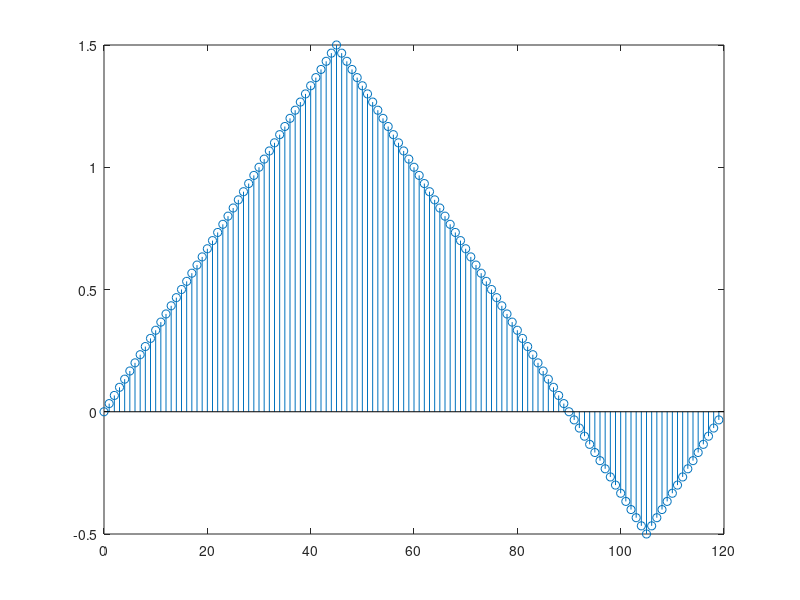
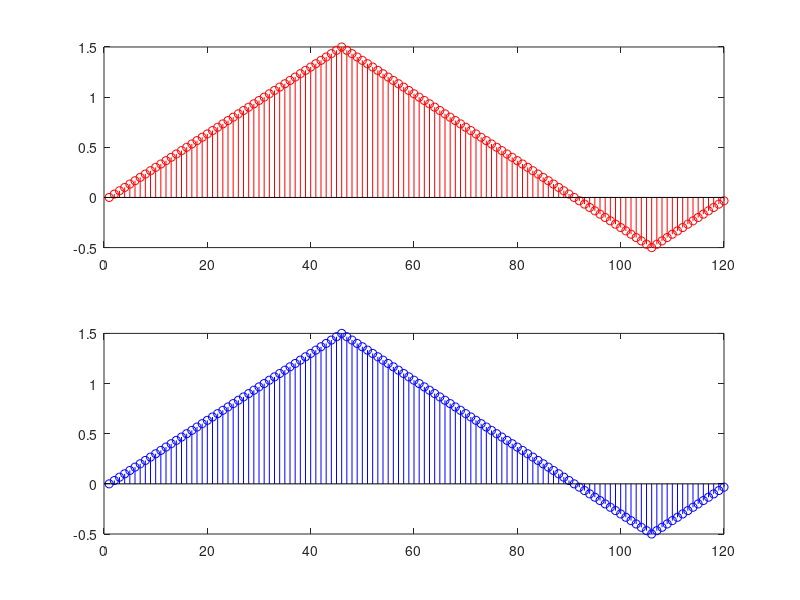
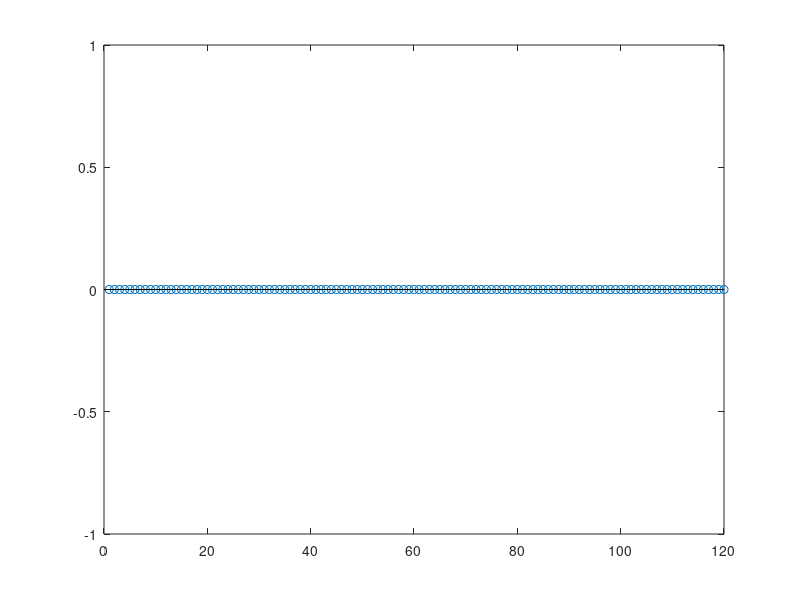
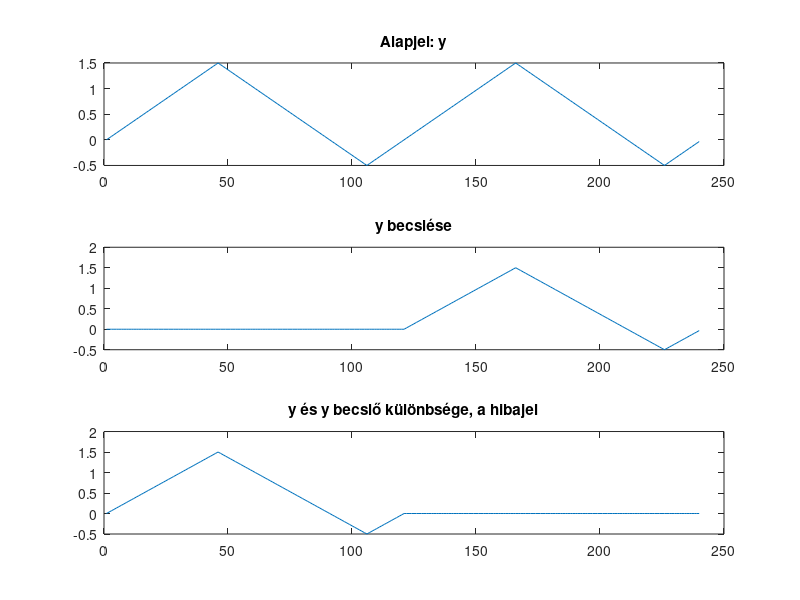

The MATLAB script that drew these images, in order:
%%% Hajnal Máté Méréselmélet 2 hf %%%
% N=60,jel:B2 %
clc
clear all
close all

% Paraméterek
N=120;

%%% 1. feladat %%%
% A bázis
c=zeros(N,N);
for k=1:N
    c(k,:)=(exp(1j*2*pi/(N/(k-1))*(0:N-1)));
end
% A reciprokbázis
%for k=1:N
%    g(k,:)=(1/N)*exp(-i*2*pi*k/N*(0:N-1));
%end
g=inv(c');

% Ellenőrzés: g*c' == I(N) ? %
check=g*c';
diff=check-eye(N);
if (max(max(abs(diff))) > 10^-10)
    disp([char(10),'g*c_transzp != I(N)  --> Érvénytelen bázis-reciprokbázis rendszer']);
else
    disp([char(10),'g*c_transzp = I(N) --> Érvényes bázisok.']);
end

% Ortogonalitás ellenőrzése. 
if (diff*(c*c')) < 1e-10
    disp([char(10),'A bazis ortogonalis.']);
else   
    disp([char(10),'Hibas bazis!']);
end
if (diff*(g*g')) < 1e-10
    disp([char(10),'A reciprokbazis ortogonalis.']);    
else
    disp([char(10),'Hibas reciprokbazis!']);
end
% Tehát a feltételek teljesülnek.

%%% 2. feladat %%%
% Aszimmetrikus háromszögjel előállítása 0,5-ös egyenkomponenssel
% Megkreálva a jelet:
%for k=1:((N/4))
%    y(k)=0+(1/15)*k;            % 0-tól 1-ig, felfutó él negyed periódusig
%end
%for k=1:((N/2))
%    y((N/4)+k)=1-(1/15)*k;      % 1-től -1-ig lefutó él fél periódusig
%end
%for k=1:((N/4))
%    y((N*3/4)+k)=-1+(1/15)*k;   % -1-től 0-ig felfutó él negyed periódusig
%end
%y=y+0.5;                        % DC eltolás
%figure(1);
%stem(1:N,y);
%figure(2);
%plot(1:N,y);

%Használva a sawtooth függvényt:
t=0:1:N-1;
y = sawtooth((t+15)*2*pi/N,0.5)+0.5;
figure(1);
stem(t,y);

% Súlytényező meghatározása reciprokbázissal (jegyzet (202). képlet)
x=g*y';
disp(x);
% Ellenőrzés
y_check=c'*x;

figure(2);                      %Az eredeti- és a súlytényezőkből előállított jel
subplot(2,1,1); 
stem(y,'r');
subplot(2,1,2);
stem(real(y_check),'b');
% A két függvény valóban megyegyezik

%%% 3.feladat %%%
% Becslők előállítása (jegyzet (195) képlet) %%
x_b = zeros(N,1);          
for k = 1:N                  
    x_b = x_b + g(:,k)*y(k);     %súlyok becslése
end

% A hibarendszer 
x_delta=x-x_b;
figure(3)
stem(x_delta);

%%% 4.feladat %%%
% Két periódus előállítása
y2=[y y];
% Bázis és reciprok bázis bővítése 2N-re
c2=[c;c]';
g2=[g g];     
x2_b=zeros(N,length(y2));
y2_b=zeros(size(y2));

% A keresett becslő vektorok
for i = 1:1:length(y2)
    y2_b(i)= x2_b(:,i)' * N*g2(:,mod(i-1,N) + 1);
    x2_b(:,i+1)= (y2(i)-y2_b(i)) * g2(:,mod(i-1,N) + 1)+ x2_b(:,i);  
end
% A hiba
y2_delta = y2(1:end)-real(y2_b(1:end));
figure(4)
subplot(3,1,1); plot(y2); title('Alapjel: y');
subplot(3,1,2); plot(real(y2_b)); title('y becslése');
subplot(3,1,3); plot(y2_delta); title('y és y becslő különbsége, a hibajel');

%%% 5.feladat %%%
%Zajgenerátor: Gauss eloszlású rendszerzaj+megfigyelési zaj 
sigma_sys=1;             %A zajok szórásai állítható paraméterek
sigma_obs=1;
mu_noise=0;              %A zaj várható értéke
%normrnd függvénnyel normál eloszlású jel generálása
noise_sys = normrnd(mu_noise,sigma_sys,N,1); 
noise_obs = normrnd(mu_noise,sigma_obs,N,1);

%%% 6.feladat %%%
% A jelanalizátor Kalman-prediktorrá alakítása
% Jegyzet: 8.ea/5.oldal (175) és környéke,
% illetve 34. ábra
%
% A rendszermodell: x(n+1)=Ax(n)+w(n)
% A megfigyelés: y(n)=Cx(n)+n(n)
% ,ahol A - A rendszermátrix
%       C - a megfigyelési mátrix
%
% A Kálmán prediktor egyenletei:
% X_b(n+1)= A*X_b(n)+G(n)*(y(n)-C*X_b(n))
% G(n)=A*P(n)*C'*[C*P(n)*C'+R(n)]^-1
% P(n+1)=(A-G(n)*C)*P(n)*A'+Q(n)
% 
%  ,ahol 
%  P - a paraméterbecslés "kovariancia" mátrixa
%  G - a prediktor erősítése
%  Q, R - korrekciós mátrixok
%   ,ahol
%    Q=E{w(n)*w(n)'}
%    R=E{n(n)*n(n)'}  
%     ,ahol n - megfigyelési zaj 
%           w - rendszerzaj


%Q és R előállítása
%Q=noise_sys*noise_sys';
%R=noise_obs*noise_obs';

%Az A mátrix előállítása: főátlóban zm elemek, máshol nulla
%m = 0:N-1; 
%zm = exp((2*pi*m * 1j)/N);
%A = diag(zm);

%Kicsatolás mátrixa: csupa 1-es
%C = ones(N,N);
%G = inv(c');

%X becslő init
%X_b=zeros(N,N);

%Paraméterbecslő mátrix (nulladik)
%P=zeros(N);
%P=(A-G*C)*P*A'+Q;

%Kálmán prediktor:
%for i = 1 : N-1
%    X_b(i+1,:)=A*X_b(i,:)'+G*(y-C*X_b(i,:)');
%    G=A*P*C'*(C*P*C'+R)^-1;
%    P=(A-G*C)*P*A'+Q;    
%end


% A súlybecslőnk lenullázása
weight_b = zeros(N,N);

% Leállási korlát
epsilon = 1e-4;
diff = 1;

Q = eye(N);
P = Q;
R = 0;
i = 0;
G = zeros(N,N);
weight = x;
figure(5)
plot(y);
% Akkor állunk le, amikor a becslő relatív változása elér egy előre
% meghatározott értéket
while((diff > epsilon) || (i < 3*N))
    idx = mod(i,N)+1;
    i = i + 1;
    y = c(:,idx).'* weight + noise_obs(idx);                %y(n)
    x = x + noise_sys + 1j*noise_sys;                       %x(n+1)
    y_b(i) = c(:,idx).'* weight_b(:,i);                     %y_b(n)
    y_delta = y - y_b(i);                                   %y_delta
    R = (((sqrt(R)*(i-1)) + y_delta)/(i)).^2;               %varianca becslő
    G(:,i) = P*c(:,idx)*inv(N*g(:,idx).'*P*c(:,idx) + R);   %G(n)
    weight_b(:,i+1) = weight_b(:,i) + G(:,i)*y_delta;       %x_b(n)
    P = (eye(N) - G(:,i)*c(:,idx).')*P + Q;                 %P(n+1)
    Ew = weight_b(:,i+1)-weight_b(:,i);                     %variancia becslő
    Q = (sqrt((sqrt(Q)*(i-1)).^2 + Ew*Ew.')/(i)).^2;
    if(i > 1)
        %leállási feltétel számítása
        change = weight_b(:,i) - weight_b(:,i-1);
        diff = norm(change)/norm(weight_b(:,i));
    end
end
figure(7)
plot(real(y_b))
